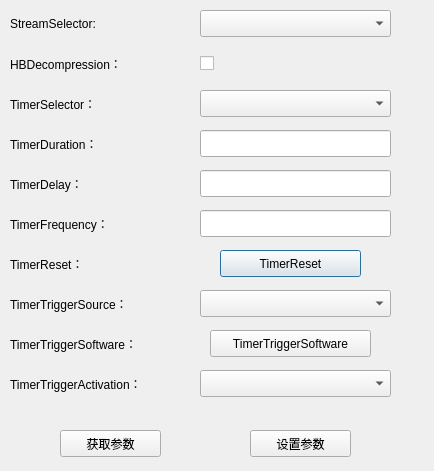
<?xml version="1.0" encoding="UTF-8"?>
<ui version="4.0">
 <class>GEVConfigForm</class>
 <widget class="QDialog" name="GEVConfigForm">
  <property name="geometry">
   <rect>
    <x>0</x>
    <y>0</y>
    <width>434</width>
    <height>471</height>
   </rect>
  </property>
  <property name="windowTitle">
   <string>Dialog</string>
  </property>
  <widget class="QComboBox" name="cbStreamSelector">
   <property name="geometry">
    <rect>
     <x>200</x>
     <y>10</y>
     <width>191</width>
     <height>27</height>
    </rect>
   </property>
  </widget>
  <widget class="QLabel" name="label_3">
   <property name="geometry">
    <rect>
     <x>10</x>
     <y>10</y>
     <width>171</width>
     <height>27</height>
    </rect>
   </property>
   <property name="text">
    <string>StreamSelector:</string>
   </property>
  </widget>
  <widget class="QCheckBox" name="cbHBDecompression">
   <property name="geometry">
    <rect>
     <x>200</x>
     <y>50</y>
     <width>171</width>
     <height>27</height>
    </rect>
   </property>
   <property name="text">
    <string/>
   </property>
  </widget>
  <widget class="QLabel" name="label_7">
   <property name="geometry">
    <rect>
     <x>10</x>
     <y>50</y>
     <width>171</width>
     <height>27</height>
    </rect>
   </property>
   <property name="text">
    <string>HBDecompression：</string>
   </property>
  </widget>
  <widget class="QComboBox" name="cbTimerSelector">
   <property name="geometry">
    <rect>
     <x>200</x>
     <y>90</y>
     <width>191</width>
     <height>27</height>
    </rect>
   </property>
  </widget>
  <widget class="QLabel" name="label_4">
   <property name="geometry">
    <rect>
     <x>10</x>
     <y>90</y>
     <width>171</width>
     <height>27</height>
    </rect>
   </property>
   <property name="text">
    <string>TimerSelector：</string>
   </property>
  </widget>
  <widget class="QLabel" name="label_6">
   <property name="geometry">
    <rect>
     <x>10</x>
     <y>130</y>
     <width>171</width>
     <height>27</height>
    </rect>
   </property>
   <property name="text">
    <string>TimerDuration：</string>
   </property>
  </widget>
  <widget class="QLineEdit" name="teTimerDuration">
   <property name="geometry">
    <rect>
     <x>200</x>
     <y>130</y>
     <width>191</width>
     <height>27</height>
    </rect>
   </property>
   <property name="text">
    <string/>
   </property>
  </widget>
  <widget class="QLabel" name="label_8">
   <property name="geometry">
    <rect>
     <x>10</x>
     <y>170</y>
     <width>171</width>
     <height>27</height>
    </rect>
   </property>
   <property name="text">
    <string>TimerDelay：</string>
   </property>
  </widget>
  <widget class="QLineEdit" name="teTimerDelay">
   <property name="geometry">
    <rect>
     <x>200</x>
     <y>170</y>
     <width>191</width>
     <height>27</height>
    </rect>
   </property>
   <property name="text">
    <string/>
   </property>
  </widget>
  <widget class="QLabel" name="label_9">
   <property name="geometry">
    <rect>
     <x>10</x>
     <y>210</y>
     <width>171</width>
     <height>27</height>
    </rect>
   </property>
   <property name="text">
    <string>TimerFrequency：</string>
   </property>
  </widget>
  <widget class="QLineEdit" name="teTimerFrequency">
   <property name="geometry">
    <rect>
     <x>200</x>
     <y>210</y>
     <width>191</width>
     <height>27</height>
    </rect>
   </property>
   <property name="text">
    <string/>
   </property>
  </widget>
  <widget class="QPushButton" name="bnTimerReset">
   <property name="geometry">
    <rect>
     <x>220</x>
     <y>250</y>
     <width>141</width>
     <height>27</height>
    </rect>
   </property>
   <property name="text">
    <string>TimerReset</string>
   </property>
  </widget>
  <widget class="QLabel" name="label_10">
   <property name="geometry">
    <rect>
     <x>10</x>
     <y>250</y>
     <width>171</width>
     <height>27</height>
    </rect>
   </property>
   <property name="text">
    <string>TimerReset：</string>
   </property>
  </widget>
  <widget class="QComboBox" name="cbTimerTriggerSource">
   <property name="geometry">
    <rect>
     <x>200</x>
     <y>290</y>
     <width>191</width>
     <height>27</height>
    </rect>
   </property>
  </widget>
  <widget class="QLabel" name="label_5">
   <property name="geometry">
    <rect>
     <x>10</x>
     <y>290</y>
     <width>171</width>
     <height>27</height>
    </rect>
   </property>
   <property name="text">
    <string>TimerTriggerSource：</string>
   </property>
  </widget>
  <widget class="QLabel" name="label_11">
   <property name="geometry">
    <rect>
     <x>10</x>
     <y>330</y>
     <width>171</width>
     <height>27</height>
    </rect>
   </property>
   <property name="text">
    <string>TimerTriggerSoftware：</string>
   </property>
  </widget>
  <widget class="QPushButton" name="bnTimerTriggerSoftware">
   <property name="geometry">
    <rect>
     <x>210</x>
     <y>330</y>
     <width>161</width>
     <height>27</height>
    </rect>
   </property>
   <property name="text">
    <string>TimerTriggerSoftware</string>
   </property>
  </widget>
  <widget class="QComboBox" name="cbTimerTriggerActivation">
   <property name="geometry">
    <rect>
     <x>200</x>
     <y>370</y>
     <width>191</width>
     <height>27</height>
    </rect>
   </property>
  </widget>
  <widget class="QLabel" name="label_12">
   <property name="geometry">
    <rect>
     <x>10</x>
     <y>370</y>
     <width>171</width>
     <height>27</height>
    </rect>
   </property>
   <property name="text">
    <string>TimerTriggerActivation：</string>
   </property>
  </widget>
  <widget class="QPushButton" name="bnGetParam">
   <property name="geometry">
    <rect>
     <x>60</x>
     <y>430</y>
     <width>101</width>
     <height>27</height>
    </rect>
   </property>
   <property name="text">
    <string>获取参数</string>
   </property>
  </widget>
  <widget class="QPushButton" name="bnSetParam">
   <property name="geometry">
    <rect>
     <x>250</x>
     <y>430</y>
     <width>101</width>
     <height>27</height>
    </rect>
   </property>
   <property name="text">
    <string>设置参数</string>
   </property>
  </widget>
 </widget>
 <resources/>
 <connections/>
</ui>
